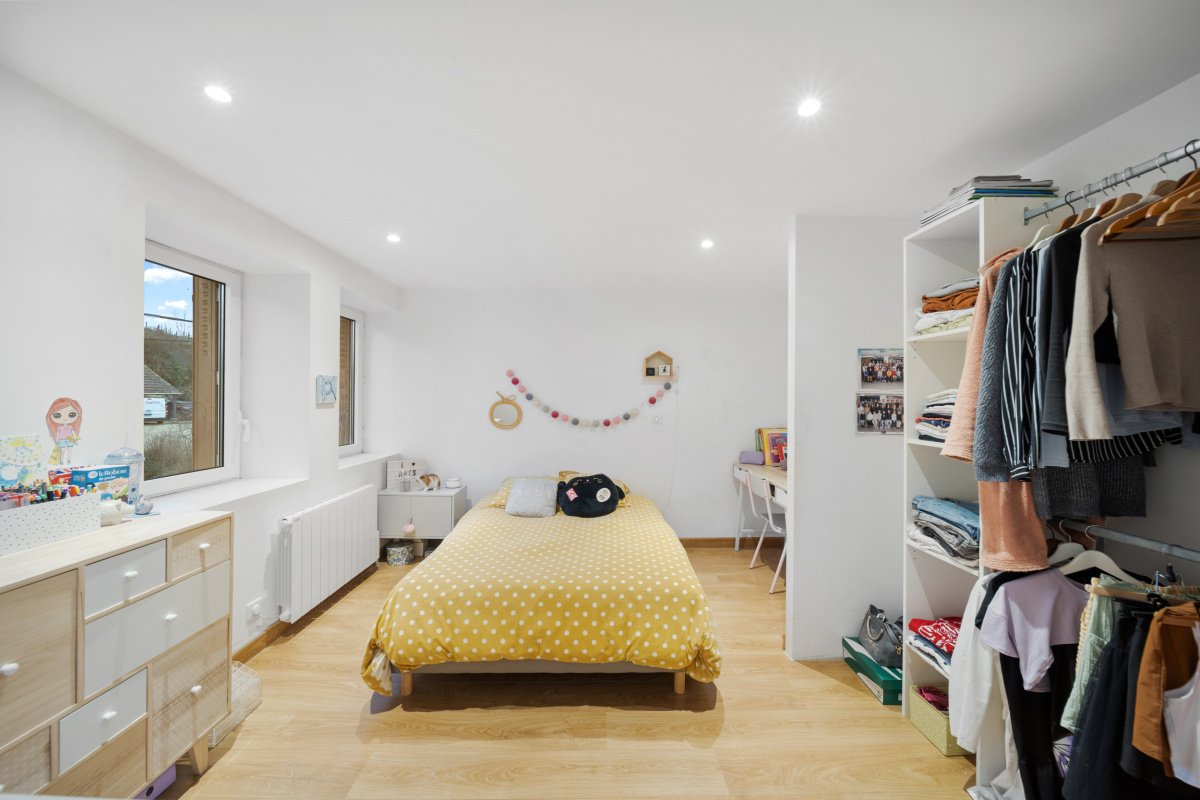
#> input picture annonces/349A/10.jpg, 1200 x 800 px
$ python -i sync_photos.py   (imports and definitions only)
#> lines starting #> are read from the running program, lines starting #| are printed output that depends on the picture
#> further down, picture is the input picture: PIL image 1200x800 RGB; mean R, G, B 173.8, 167.4, 156.8
"""Photos HD d'un bien, reprises de son dossier Google Drive → assets/biens/<ref>/.

    python3 outils/biens/sync_photos.py <ref> --drive <id du dossier Drive> FICHIER [FICHIER…]

FICHIER : une photo (jpg, png, webp, heic si pillow-heif est installé) ou le fichier JSON rendu par l'outil Google Drive
« download_file_content » ({content: base64, id, title}) — on peut donc passer directement les fichiers enregistrés par
l'outil, sans les décoder à la main.

Ce que fait le script :
1. Il compare chaque photo du Drive aux photos de l'annonce (annonces/<ref>/N.jpg) par empreinte visuelle.
2. Pour chaque photo de l'annonce retrouvée dans le Drive, la version HD du Drive la remplace sur la fiche
   (même ordre que l'annonce, mêmes exclusions : plans, documents, photos retirées).
3. Si l'annonce n'a aucune photo (bien pas encore publié), les photos du Drive sont prises dans l'ordre des noms
   de fichiers, documents et plans écartés.
4. Il écrit outils/biens/medias.json (dossier Drive, date, photos HD) puis il suffit de relancer
   python3 outils/biens/build_biens.py.

Rien n'est jamais supprimé ni déplacé dans le Drive : on ne fait que lire.
"""
import argparse, base64, datetime as dt, glob, io, json, os, sys

sys.path.insert(0, os.path.dirname(os.path.abspath(__file__)))
from commun import P, charge_annonces, charge_manuels, charge_medias, ecrit_medias, dhash, distance, enregistre_tailles

SEUIL = 16          # écart d'empreinte (sur 256) en dessous duquel deux photos sont la même prise de vue
TAILLES = (640, 1920)


# [22 lines left out: function lit, not called in this run]


def document_probable(im):
    from PIL import ImageStat
    p = im.convert('RGB').resize((64, 64))
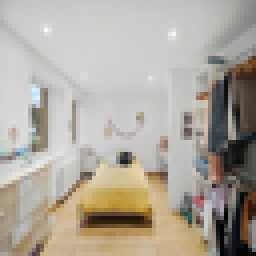
#> p: PIL image 64x64 RGB (shown 4 times larger); mean R, G, B 173.8, 167.4, 156.8
    px = list(p.getdata())
#> px = 4096 items, first 6: (183, 183, 183), (187, 187, 187), (190, 190, 190), (192, 192, 192), (194, 194, 194), (195, 195, 195)
    blanc = sum(1 for r, g, b in px if r > 225 and g > 225 and b > 225) / len(px)
#> blanc = 0.00244
    return blanc > 0.55 and ImageStat.Stat(p.convert('HSV')).mean[1] < 25


# [60 lines left out: function main, not called in this run]


# [2 lines not run here, left out]

>>> from PIL import Image
>>> picture = Image.open('../../annonces/349A/10.jpg')
>>> result = document_probable(picture)
#> result = False

$ run again, on annonces/383/3.jpg
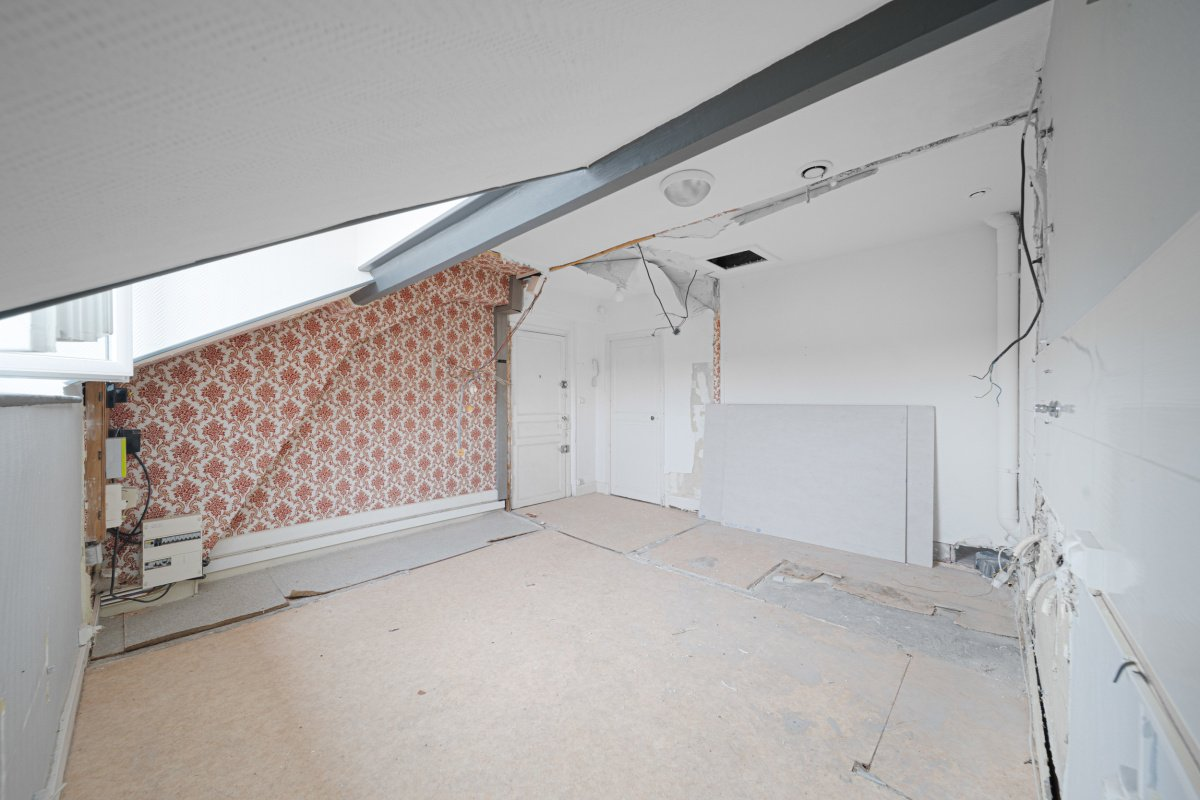
#> input picture annonces/383/3.jpg, 1200 x 800 px
#> picture is the input picture: PIL image 1200x800 RGB; mean R, G, B 175.7, 172.9, 171.7
#> in document_probable, `p = im.convert('RGB').resize((64, 64))`:
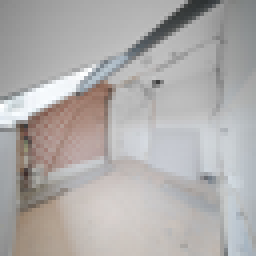
#> p: PIL image 64x64 RGB (shown 4 times larger); mean R, G, B 175.7, 172.9, 171.8
#> px = 4096 items, first 6: (136, 136, 136), (137, 137, 137), (140, 140, 140), (143, 143, 143), (144, 144, 144), (146, 146, 146)
#> blanc = 0.0217
#> result = False

$ run again, on annonces/383/4.jpg
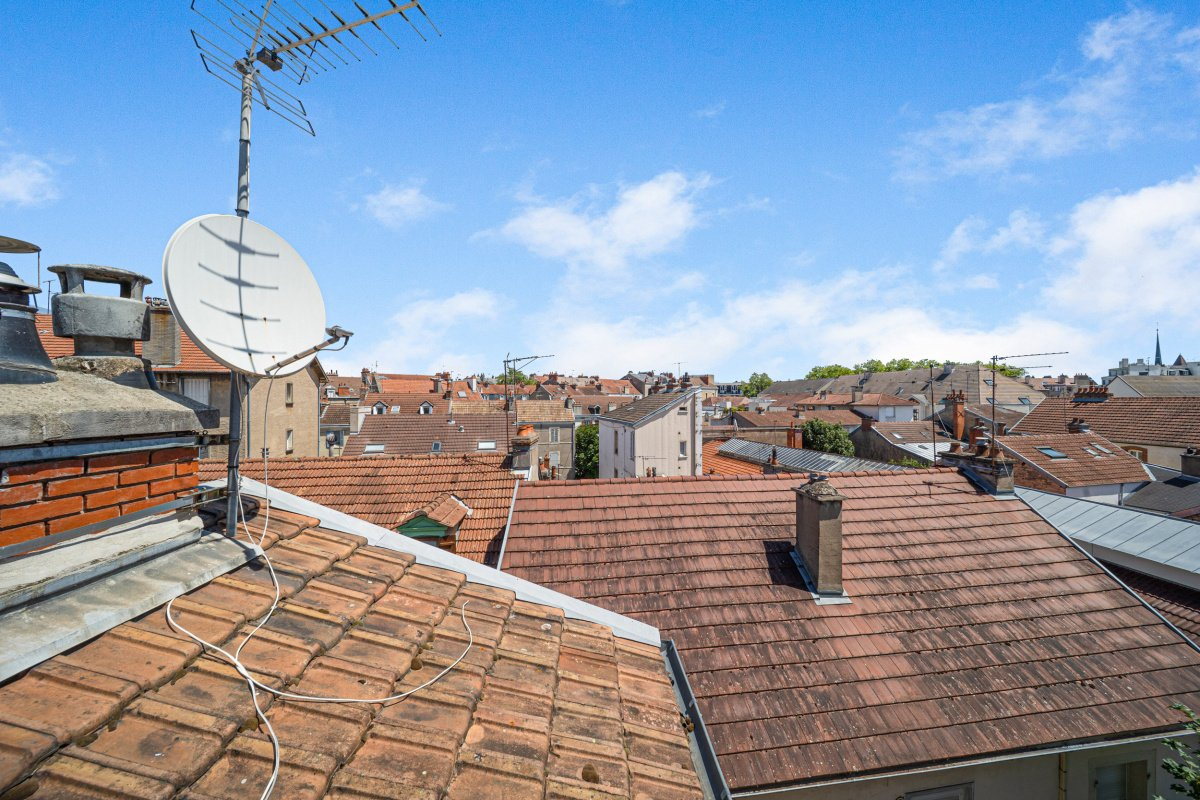
#> input picture annonces/383/4.jpg, 1200 x 800 px
#> picture is the input picture: PIL image 1200x800 RGB; mean R, G, B 142.4, 150.7, 165.1
#> in document_probable, `p = im.convert('RGB').resize((64, 64))`:
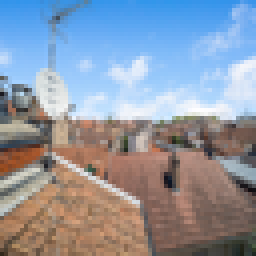
#> p: PIL image 64x64 RGB (shown 4 times larger); mean R, G, B 142.4, 150.7, 165.1
#> px = 4096 items, first 6: (52, 149, 234), (51, 148, 235), (52, 149, 235), (53, 149, 235), (49, 149, 235), (54, 149, 235)
#> blanc = 0.0247
#> result = False

$ run again, on annonces/394/1-600.webp
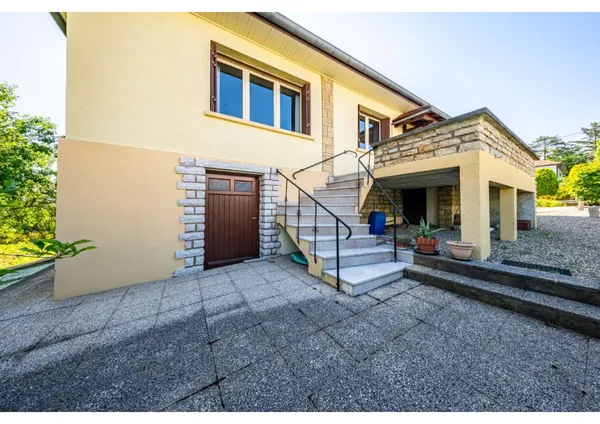
#> input picture annonces/394/1-600.webp, 600 x 424 px
#> picture is the input picture: PIL image 600x424 RGB; mean R, G, B 155.5, 159.4, 153.2
#> in document_probable, `p = im.convert('RGB').resize((64, 64))`:
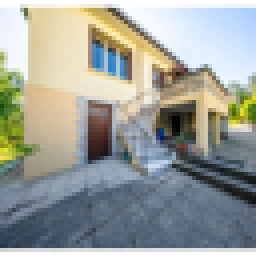
#> p: PIL image 64x64 RGB (shown 4 times larger); mean R, G, B 155.4, 159.3, 153.1
#> px = 4096 items, first 6: (255, 255, 255), (255, 255, 255), (255, 255, 255), (255, 255, 255), (255, 255, 255), (255, 255, 255)
#> blanc = 0.111
#> result = False
